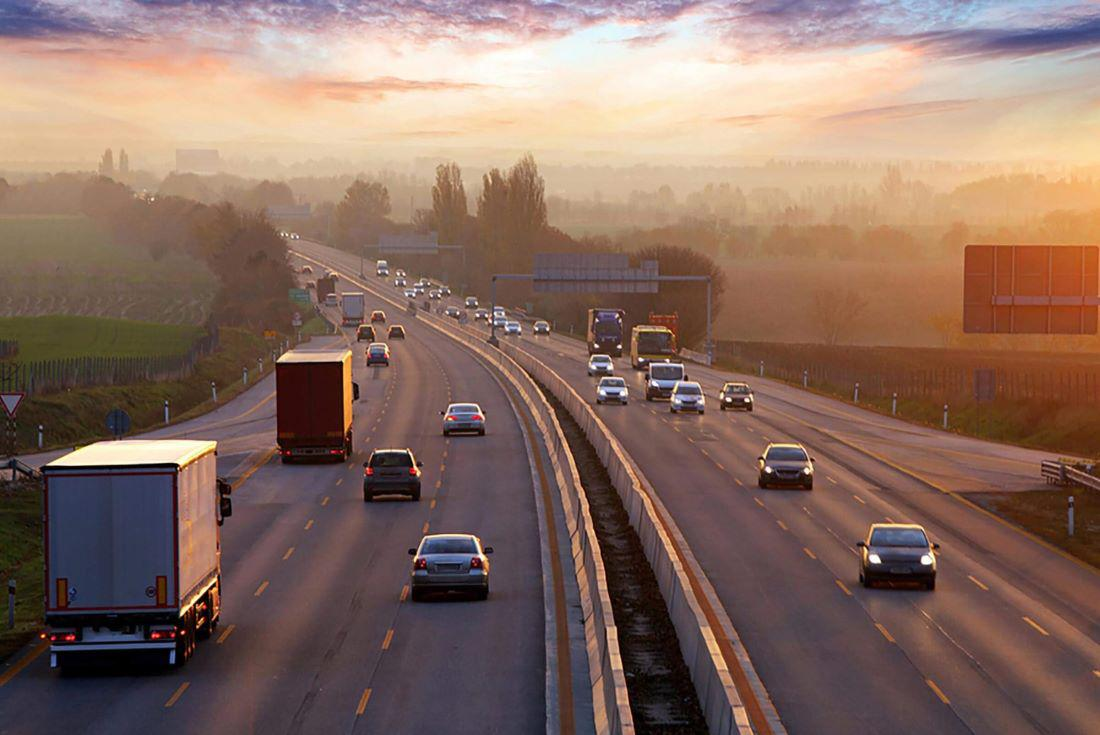
#> input picture opencv/image/a.jpg, 1100 x 735 px, found by its file name
$ python 8treshold.py
#> lines starting #> are read from the running program, lines starting #| are printed output that depends on the picture; after the words box and inside, x2 and y2 are one past the last pixel; in counts of white or black regions, pixels touching at a corner belong together
import cv2
import matplotlib.pyplot as plt
import numpy as np


image=plt.imread("a.jpg")
#> image is the input picture: shape (735, 1100, 3); mean R, G, B 136.2, 109.4, 98.3

gray_scale=cv2.cvtColor(image,cv2.COLOR_BGR2GRAY)
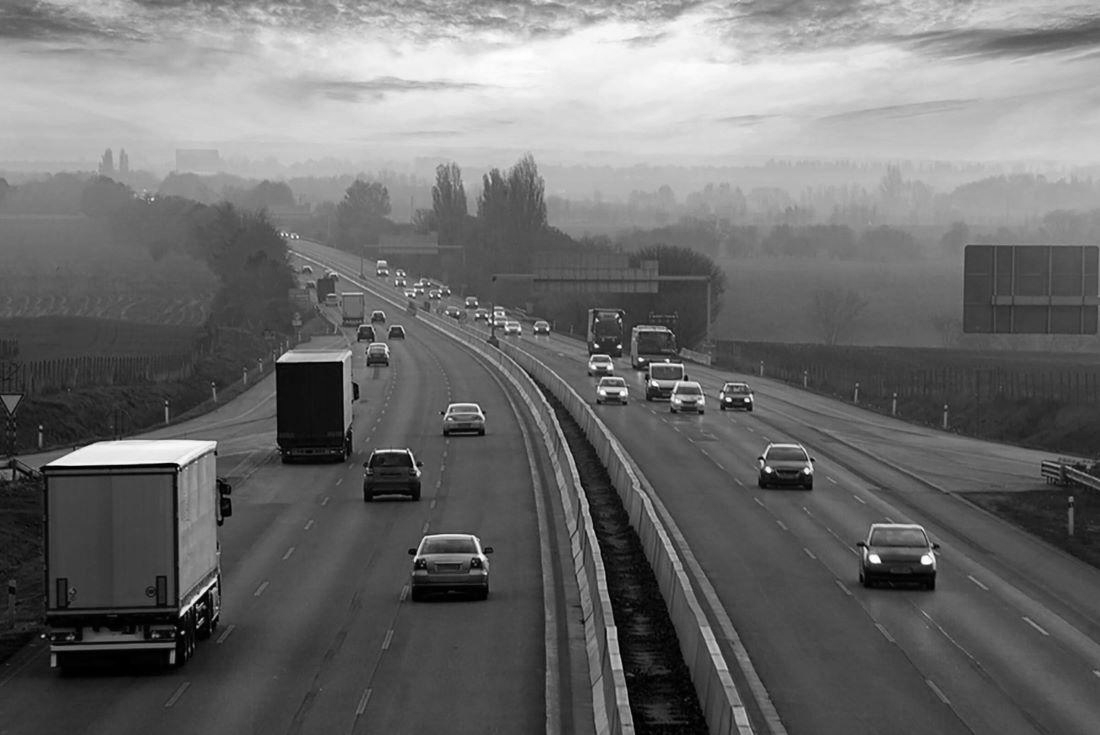
#> gray_scale: shape (735, 1100); min 0, max 255, mean 109.2

x,thresh=cv2.threshold(gray_scale,120,255,cv2.THRESH_BINARY)
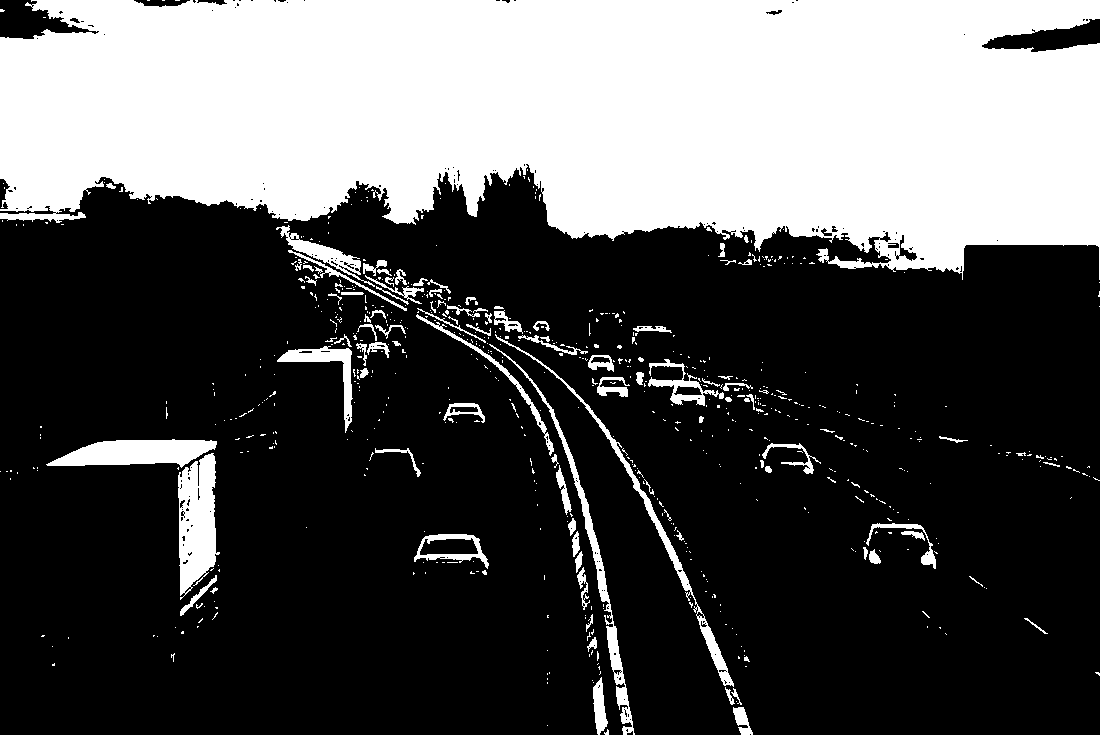
#> thresh: shape (735, 1100); 33.1% white; 712 white regions (612 under 20 px), largest, box (x1, y1, x2, y2) and area: (0, 0, 1100, 280) 239504, (178, 453, 220, 600) 4147, (46, 439, 217, 468) 3261
ret, thresh1 = cv2.threshold(gray_scale, 120, 255, cv2.THRESH_BINARY +
                                            cv2.THRESH_OTSU)
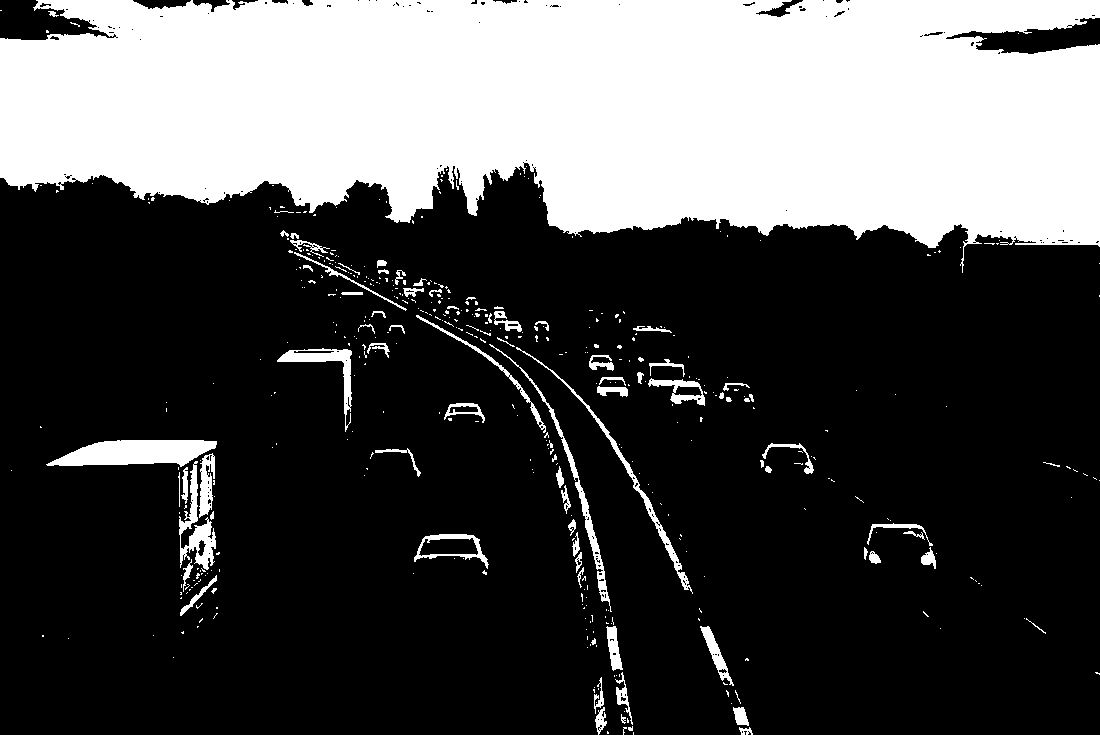
#> thresh1: shape (735, 1100); 30.4% white; 457 white regions (377 under 20 px), largest, box (x1, y1, x2, y2) and area: (0, 0, 1100, 273) 226091, (46, 440, 217, 467) 3225, (179, 461, 216, 570) 1411
#> ret = 131

cv2.imshow('Binary Threshold', thresh)
cv2.imshow('Binary Threshold1', thresh1)


cv2.waitKey(0)
cv2.destroyAllWindows()
